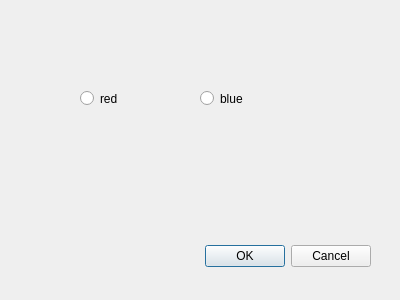
<?xml version="1.0" encoding="UTF-8"?>
<ui version="4.0">
 <class>Dialog</class>
 <widget class="QDialog" name="Dialog">
  <property name="geometry">
   <rect>
    <x>0</x>
    <y>0</y>
    <width>400</width>
    <height>300</height>
   </rect>
  </property>
  <property name="windowTitle">
   <string>Dialog</string>
  </property>
  <widget class="QDialogButtonBox" name="buttonBox">
   <property name="geometry">
    <rect>
     <x>30</x>
     <y>240</y>
     <width>341</width>
     <height>32</height>
    </rect>
   </property>
   <property name="orientation">
    <enum>Qt::Horizontal</enum>
   </property>
   <property name="standardButtons">
    <set>QDialogButtonBox::Cancel|QDialogButtonBox::Ok</set>
   </property>
  </widget>
  <widget class="QRadioButton" name="radioButton">
   <property name="geometry">
    <rect>
     <x>80</x>
     <y>90</y>
     <width>82</width>
     <height>17</height>
    </rect>
   </property>
   <property name="text">
    <string>red</string>
   </property>
  </widget>
  <widget class="QRadioButton" name="radioButton_2">
   <property name="geometry">
    <rect>
     <x>200</x>
     <y>90</y>
     <width>82</width>
     <height>17</height>
    </rect>
   </property>
   <property name="text">
    <string>blue</string>
   </property>
  </widget>
 </widget>
 <resources/>
 <connections>
  <connection>
   <sender>buttonBox</sender>
   <signal>accepted()</signal>
   <receiver>Dialog</receiver>
   <slot>accept()</slot>
   <hints>
    <hint type="sourcelabel">
     <x>248</x>
     <y>254</y>
    </hint>
    <hint type="destinationlabel">
     <x>157</x>
     <y>274</y>
    </hint>
   </hints>
  </connection>
  <connection>
   <sender>buttonBox</sender>
   <signal>rejected()</signal>
   <receiver>Dialog</receiver>
   <slot>reject()</slot>
   <hints>
    <hint type="sourcelabel">
     <x>316</x>
     <y>260</y>
    </hint>
    <hint type="destinationlabel">
     <x>286</x>
     <y>274</y>
    </hint>
   </hints>
  </connection>
 </connections>
</ui>
